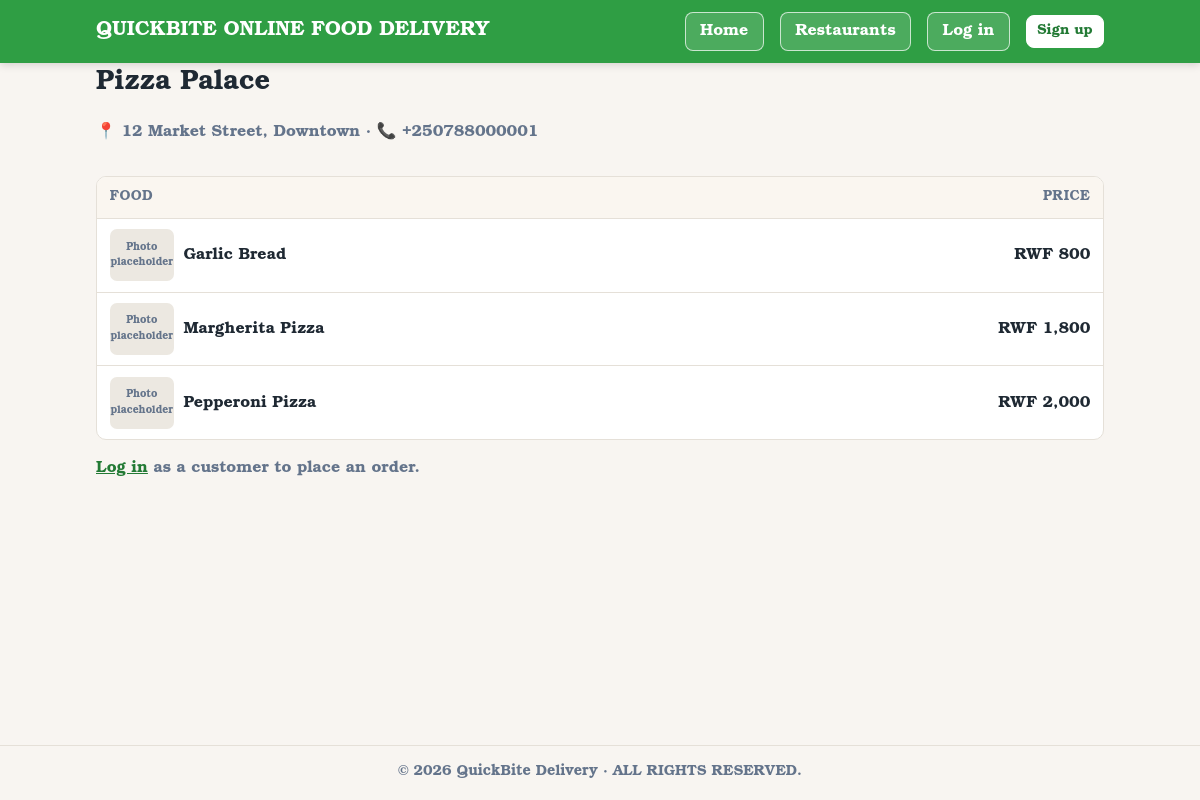
The app's page /index.php?r=restaurants/show&id=1 with its own data.
### tables this page shows
CREATE TABLE restaurants (
    restaurant_id INT AUTO_INCREMENT PRIMARY KEY,
    name VARCHAR(100) NOT NULL,
    location VARCHAR(150) NOT NULL,
    phone VARCHAR(20) NOT NULL
);

CREATE TABLE menu_items (
    item_id INT AUTO_INCREMENT PRIMARY KEY,
    restaurant_id INT NOT NULL,
    name VARCHAR(100) NOT NULL,
    price DECIMAL(10,2) NOT NULL,
    available BOOLEAN DEFAULT TRUE,
    photo VARCHAR(255) NULL,
    CONSTRAINT chk_menu_price CHECK (price >= 0),
    CONSTRAINT fk_menu_restaurant
        FOREIGN KEY (restaurant_id) REFERENCES restaurants(restaurant_id)
        ON DELETE CASCADE
);

### core/helpers.php (called while the page is built, shortened)
<?php
function e(?string $value): string
{
    return htmlspecialchars((string)$value, ENT_QUOTES | ENT_SUBSTITUTE, 'UTF-8');
}
function url(string $route = 'home/index', array $params = []): string
{
    return BASE_URL . '/index.php?' . http_build_query(['r' => $route] + $params);
}
function get_id(string $key = 'id'): int
{
    $v = $_GET[$key] ?? '';
    return is_string($v) && ctype_digit($v) ? (int)$v : 0;
}
function money($amount): string
{
    return CURRENCY . number_format((float)$amount, 0);
}
function view(string $name, array $data = []): void
{
    extract($data, EXTR_SKIP);
    require BASE_PATH . '/views/layout/header.php';
    require BASE_PATH . '/views/' . $name . '.php';
    require BASE_PATH . '/views/layout/footer.php';
}

### controllers/RestaurantController.php (called while the page is built, shortened)
<?php
final class RestaurantController
{
    public function show(): void
    {
        $restaurant = RestaurantModel::find(get_id());
        $isAdmin = Auth::hasRole('admin');
        view('restaurants/show', [
            'title'      => $restaurant['name'],
            'restaurant' => $restaurant,
            'items'      => MenuItemModel::byRestaurant((int)$restaurant['restaurant_id'], !$isAdmin),
            'errors'     => [],
        ]);
    }
}

### index.php (called while the page is built, shortened)
<?php
require __DIR__ . '/core/bootstrap.php';
$route = isset($_GET['r']) && is_string($_GET['r']) ? $_GET['r'] : 'home/index';
$parts = explode('/', $route, 2);
$action = $parts[1] ?? 'index';
try {
    (new $class())->$action();
} catch (Throwable $e) {
    error_log($e->getMessage() . ' @ ' . $e->getFile() . ':' . $e->getLine());
    http_response_code(500);
    view('errors/500', [
        'title'  => 'Server error',
        'detail' => APP_DEBUG ? $e->getMessage() : null,
    ]);
}

### core/bootstrap.php (called while the page is built, shortened)
<?php
spl_autoload_register(static function (string $class): void {
    foreach (['core', 'models', 'controllers'] as $dir) {
        $file = BASE_PATH . "/$dir/$class.php";
        if (is_file($file)) {
            return;
        }
    }
});
require BASE_PATH . '/core/helpers.php';

### core/Database.php (called while the page is built, shortened)
<?php
final class Database
{
    private static ?PDO $pdo = null;
    public static function pdo(): PDO
    {
        if (self::$pdo === null) {
            $dsn = sprintf('mysql:host=%s;port=%s;dbname=%s;charset=utf8mb4', DB_HOST, DB_PORT, DB_NAME);
            self::$pdo = new PDO($dsn, DB_USER, DB_PASS, [
                PDO::ATTR_ERRMODE            => PDO::ERRMODE_EXCEPTION,
                PDO::ATTR_DEFAULT_FETCH_MODE => PDO::FETCH_ASSOC,
                PDO::ATTR_EMULATE_PREPARES   => false,
            ]);
        }
        return self::$pdo;
    }
    public static function query(string $sql, array $params = []): PDOStatement
    {
        $stmt = self::pdo()->prepare($sql);
        $stmt->execute($params);
        return $stmt;
    }
}

### models/RestaurantModel.php (called while the page is built, shortened)
<?php
final class RestaurantModel
{
    public static function find(int $id): ?array
    {
        $row = Database::query('SELECT * FROM restaurants WHERE restaurant_id = ?', [$id])->fetch();
        return $row ?: null;
    }
}

### models/MenuItemModel.php (called while the page is built, shortened)
<?php
final class MenuItemModel
{
    public static function byRestaurant(int $restaurantId, bool $onlyAvailable = false): array
    {
        $sql = 'SELECT * FROM menu_items WHERE restaurant_id = ?' . ($onlyAvailable ? ' AND available = 1' : '') . ' ORDER BY name';
        return Database::query($sql, [$restaurantId])->fetchAll();
    }
}

### core/Auth.php (called while the page is built, shortened)
<?php
final class Auth
{
    public static function check(): bool
    {
        return isset($_SESSION['user']);
    }
    public static function hasRole(string ...$roles): bool
    {
        return self::check() && in_array($_SESSION['user']['role'], $roles, true);
    }
}

### views/restaurants/show.php (the view, shortened to what this page needs)
<?php
$isAdmin = Auth::hasRole('admin');
$isCustomer = Auth::hasRole('customer');
?>
<div class="page-head">
    <div>
        <h1><?= e($restaurant['name']) ?></h1>
        <p class="muted">📍 <?= e($restaurant['location']) ?> · 📞 <?= e($restaurant['phone']) ?></p>
    </div>
</div>
<?php if (!$items): ?>
    <p class="muted">This restaurant has no menu items yet.</p>
<?php else: ?>
<div class="table-wrap">
<table>
    <thead>
        <tr>
            <th>Food</th><th class="num">Price</th>
        </tr>
    </thead>
    <tbody>
    <?php foreach ($items as $it): ?>
        <tr>
            <td class="menu-item-cell"><?php if (!empty($it['photo'])): ?><img class="menu-thumb" src="<?= e(BASE_URL . '/assets/uploads/menu/' . rawurlencode($it['photo'])) ?>" alt="<?= e($it['name']) ?>"><?php else: ?><span class="menu-thumb-placeholder">Photo placeholder</span><?php endif; ?><strong><?= e($it['name']) ?></strong></td>
            <td class="num"><?= e(money($it['price'])) ?></td>
        </tr>
    <?php endforeach; ?>
    </tbody>
</table>
</div>
<?php if ($isCustomer): ?>
    <div class="card order-box">
        <label for="delivery_address">Delivery address</label>
        <input type="text" id="delivery_address" name="delivery_address" value="<?= old('delivery_address') ?>" required minlength="5" maxlength="255" placeholder="Street, building, apartment">
        <?= field_error($errors, 'delivery_address') ?>
        <p class="total-line">Total: <strong id="order-total" data-currency="<?= e(CURRENCY) ?>"><?= e(money(0)) ?></strong></p>
        <button type="submit" class="btn">Place order</button>
    </div>
</form>
<?php elseif (!Auth::check()): ?>
    <p class="muted"><a href="<?= e(url('auth/login')) ?>">Log in</a> as a customer to place an order.</p>
<?php elseif (!$isAdmin): ?>
    <p class="muted">Only customer accounts can place orders.</p>
<?php endif; ?>
<?php endif; ?>

### assets/css/style.css (style rules this page uses)
:root { --brand: #2f9e44; --brand-dark: #237a35; --ink: #1f2933; --muted: #64748b; --bg: #f8f5f1; --card: #ffffff; --line: #e5e0d8; --ok: #2f9e44; --danger: #d9480f; --radius: 10px; }
* { box-sizing: border-box; }
body { margin: 0; font-family: "Bookman Old Style", Bookman, "URW Bookman", "Bookman URW", Georgia, serif; font-weight: 700; color: var(--ink); background: var(--bg); line-height: 1.5; min-height: 100vh; display: flex; flex-direction: column; }
a { color: var(--brand-dark); }
h1 { margin: 0 0 .5rem; font-size: 1.7rem; }
.muted { color: var(--muted); }
.page-head { display: flex; justify-content: space-between; align-items: flex-start; flex-wrap: wrap; gap: .75rem; margin-bottom: 1rem; }
.table-wrap { overflow-x: auto; background: var(--card); border: 1px solid var(--line); border-radius: var(--radius); margin-bottom: 1rem; }
table { width: 100%; border-collapse: collapse; }
th, td { padding: .65rem .8rem; text-align: left; border-bottom: 1px solid var(--line); vertical-align: middle; }
thead th { background: #faf6f0; font-size: .85rem; text-transform: uppercase; letter-spacing: .03em; color: var(--muted); }
tbody tr:last-child td { border-bottom: 0; }
.num { text-align: right; white-space: nowrap; }
.menu-item-cell { min-width: 190px; }
.menu-thumb-placeholder { display: inline-flex; width: 64px; height: 52px; border-radius: 7px; background: #ece8e1; color: #64748b; font-size: .65rem; align-items: center; justify-content: center; text-align: center; vertical-align: middle; margin-right: .6rem; }

### records on screen
restaurants: name "Pizza Palace", location "12 Market Street, Downtown", phone "+250788000001"
menu_items: shows "Photo placeholder", name "Garlic Bread", price "RWF 800"
menu_items: shows "Photo placeholder", name "Margherita Pizza", price "RWF 1,800"
menu_items: shows "Photo placeholder", name "Pepperoni Pizza", price "RWF 2,000"

### other values on screen
APP_NAME "QuickBite Delivery"
